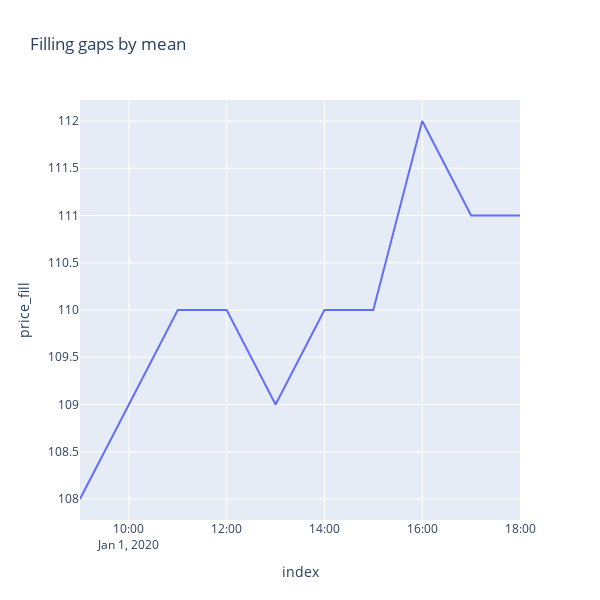

The cell this chart's notebook holds for it:
### Markdown cell above
# Filling gaps by mean

### Code cell
df_plotly = df.reset_index()
df_plotly['price_fill'] = df_plotly['price'].fillna(df_plotly['price'].mean())
px.line(df_plotly, 'index', 'price_fill', width=600, height = 600,
       title = 'Filling gaps by mean')

### Figure 1 — Plotly figure (JSON) as saved in the notebook; plotly's stock layout.template omitted (floating-point values rounded to 4 significant figures)
{"data": [{"hovertemplate": "index=%{x}<br>price_fill=%{y}<extra></extra>", "legendgroup": "", "line": {"color": "#636efa", "dash": "solid"}, "mode": "lines", "name": "", "showlegend": false, "type": "scatter", "x": ["2020-01-01T09:00:00", "2020-01-01T10:00:00", "2020-01-01T11:00:00", "2020-01-01T12:00:00", "2020-01-01T13:00:00", "2020-01-01T14:00:00", "2020-01-01T15:00:00", "2020-01-01T16:00:00", "2020-01-01T17:00:00", "2020-01-01T18:00:00"], "xaxis": "x", "y": [108, 109, 110, 110, 109, 110, 110, 112, 111, 111], "yaxis": "y"}], "layout": {"height": 600, "legend": {"tracegroupgap": 0}, "title": {"text": "Filling gaps by mean"}, "width": 600, "xaxis": {"anchor": "y", "domain": [0, 1], "title": {"text": "index"}}, "yaxis": {"anchor": "x", "domain": [0, 1], "title": {"text": "price_fill"}}}}
